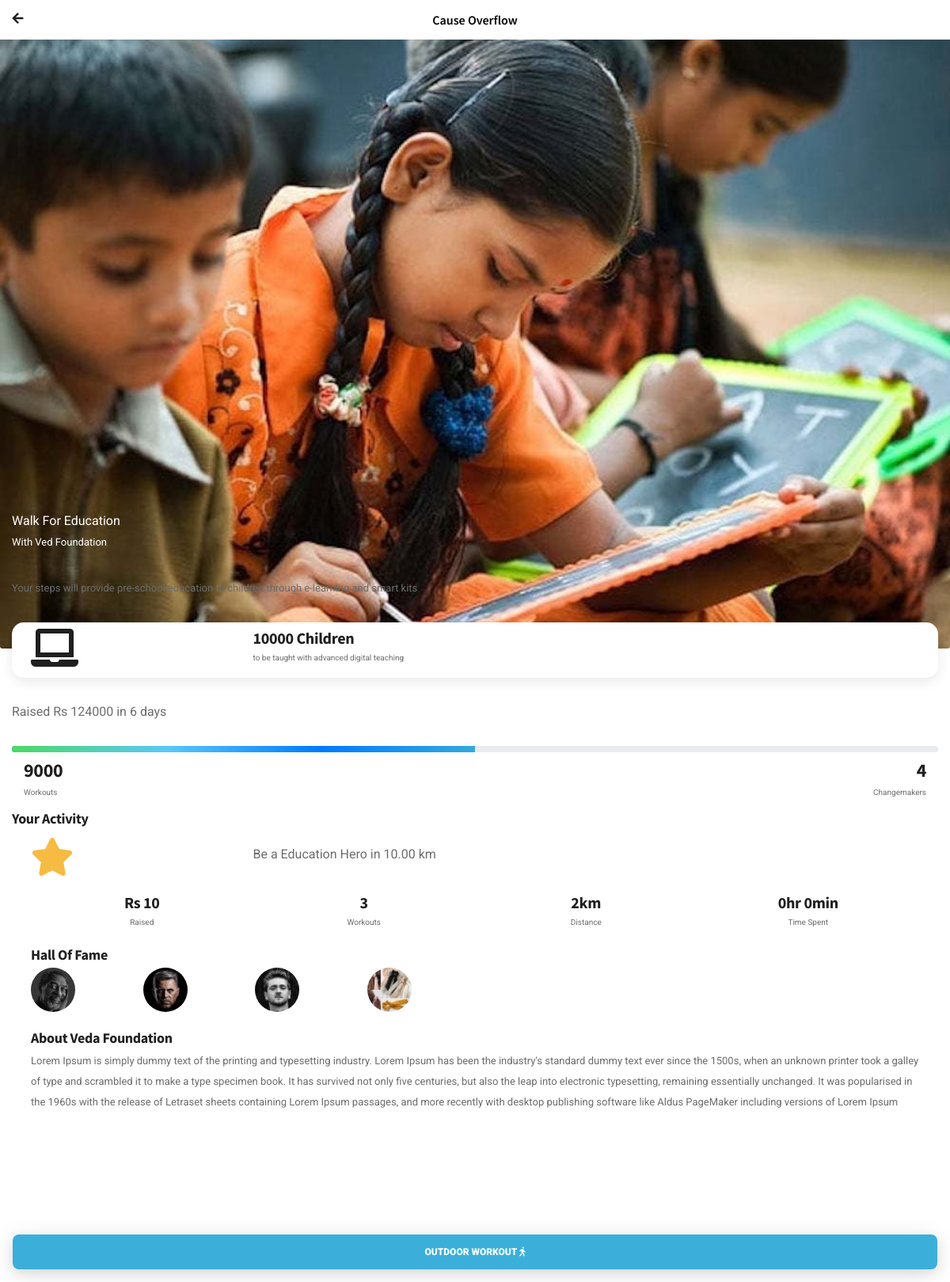
Screenshot of /cause?token=1 with the database file from the repository.
### tables this page shows
CREATE TABLE `ngos` (
  `id` int(11) NOT NULL,
  `name` varchar(255) NOT NULL,
  `partner` varchar(255) NOT NULL,
  `current_amount` int(11) NOT NULL,
  `total_goal` int(11) NOT NULL,
  `no_of_workout` int(11) NOT NULL,
  `description` text NOT NULL,
  `about` text NOT NULL,
  `img` varchar(255) NOT NULL,
  `amount_raised` int(11) NOT NULL,
  `no_of_days` int(11) NOT NULL
);

CREATE TABLE `user` (
  `id` int(11) NOT NULL,
  `firstname` text NOT NULL,
  `lastname` text NOT NULL,
  `phone` varchar(11) NOT NULL,
  `email` text NOT NULL,
  `gender` varchar(1) NOT NULL,
  `weight` int(3) NOT NULL,
  `goals_id` int(1) NOT NULL,
  `title` text NOT NULL,
  `bio` text NOT NULL,
  `height` int(3) NOT NULL,
  `birthday` date NOT NULL,
  `pic` longblob NOT NULL,
  `current_steps` int(11) NOT NULL,
  `target_steps` int(11) NOT NULL,
  `workouts` int(11) NOT NULL,
  `todays_steps` int(11) NOT NULL,
  `total_donation_steps` int(11) NOT NULL,
  `per` int(11) NOT NULL
);

### cause.php (the view, shortened to what this page needs)
<?php
   require_once 'header.php';
    require_once 'config.php';
$t_id=$_GET['token'];
$stmt=$link->prepare("SELECT * FROM ngos WHERE id=?" );
        $stmt->bind_param('i',$t_id);
        $stmt->execute();
        $result=$stmt->get_result();
        $row=$result->fetch_array(MYSQLI_ASSOC);
   $stmt_p=$link->prepare("SELECT * FROM user WHERE id IN (select distinct user_id from ngo_count where ngo_id=?)");
        $stmt_p->bind_param('i',$t_id);
        $stmt_p->execute();
        $result_p=$stmt_p->get_result();
            if($result_p->num_rows>0){
               while($row_p = $result_p->fetch_assoc())
              {
                  $pics[]=$row_p;
              }
            }
        if($result_p->num_rows>0){
        $changemakers=count($pics);
        }
else
{
 $changemakers=0;
}
   ?>
<div class="header header-fixed header-logo-center">
   <a href="#" class="header-title">Cause Overflow</a>
   <a href="javascript:history.back()A" class="header-icon header-icon-1"><i class="fa fa-arrow-left fa-lg"></i></a>
</div>
<div class="page-content header-clear-small">
   <img src="<?= $row['img'] ?>" class="card-img">
   <div class="content">
      <div style="margin-bottom:4vh;margin-top:-12vh;color:white;">
         <span style="font-size:16px">Walk For Education</span><br>
         <span>With Ved Foundation</span>
      </div>
      <p><?= $row['description'] ?></p>
      <div class="card rounded-m shadow-l">
         <div class="container container-fluid px-4 py-2">
            <div class="row mb-0">
               <div class="w-25 text-left">
                  <h1 class=""><i class="fa fa-laptop fa-2x"></i></h1>
               </div>
               <div class="w-75">
                  <h3 class="mb-0">10000 Children</h3>
                  <p class="mb-0" style="font-size:10px">to be taught with advanced digital teaching</p>
               </div>
            </div>
         </div>
      </div>
      <p style="font-size:16px">Raised Rs <?=$row['amount_raised'];?> in <?=$row['no_of_days'];?> days</p>
      <div class="progress my-progress-2">
         <div class="progress-bar" role="progressbar" aria-valuenow="70"
            aria-valuemin="0" aria-valuemax="100" style="width:50%">
         </div>
      </div>
      <div class="container container-fluid py-2">
         <div class="row mb-0">
            <div class="w-50 text-left">
               <h1 class="mb-0"><?= $row['no_of_workout'] ?></h1>
               <p class="mb-0" style="font-size:10px">Workouts</p>
            </div>
            <div class="w-50 text-right">
               <h1 class="mb-0"><?=$changemakers; ?></h1>
               <p class="mb-0" style="font-size:10px">Changemakers</p>
            </div>
         </div>
      </div>
      <h4>Your Activity</h4>
      <div class="container container-fluid px-4 py-2">
         <div class="row mb-0">
            <div class="w-25 text-left">
               <h1 class=""><i class="fa fa-star fa-2x color-yellow1-dark"></i></h1>
            </div>
            <div class="w-75">
               <p style="font-size:16px" class="my-2">Be a Education Hero in 10.00 km</p>
            </div>
         </div>
         <div class="row mt-3 mb-0">
            <div class="w-25 text-center">
               <h3 class="mb-0">Rs 10</h3>
               <p class="mb-0" style="font-size:10px">Raised</p>
            </div>
            <div class="w-25 text-center">
               <h3 class="mb-0">3</h3>
               <p class="mb-0" style="font-size:10px">Workouts</p>
            </div>
            <div class="w-25 text-center">
               <h3 class="mb-0">2km</h3>
               <p class="mb-0" style="font-size:10px">Distance</p>
            </div>
            <div class="w-25 text-center">
               <h3 class="mb-0">0hr 0min</h3>
               <p class="mb-0" style="font-size:10px">Time Spent</p>
            </div>
         </div>
         <div class="row mt-3 mb-0">
            <h4>Hall Of Fame</h4>
            <div class="owl-carousel owl-carousel-2 owl-theme">
                  <?php
        if(isset($pics))
        {
            foreach($pics as $pic)
            {
                ?>
               <div class="item">
                  <h4><img src="<?= $pic['pic']; ?>" class="profile-img"></h4>
               </div>
                 <?php
            }
        }
        ?>
            </div>
         </div>
         <div class="row mt-3 mb-0">
            <h4>About <?= $row['partner'] ?></h4>
            <p class="mb-2"><?= $row['about']; ?></p>
         </div>
      </div>
   </div>
   <span class="p-3 bg-white d-flex fixed-bottom">
   <a href="workout" class="btn btn-m btn-center-l bg-highlight text-uppercase font-900 text-uppercase rounded-s shadow-xl w-100">OUTDOOR WORKOUT <i class="fa fa-walking"></i></a>
   </span>
</div>
<?php
   require_once 'js-links.php';
   ?>

### header.php (shortened to what this page needs)
<!DOCTYPE HTML>
<html lang="en">
<head>
<link rel="stylesheet" type="text/css" href="styles/style.css">
<link rel="stylesheet" type="text/css" href="styles/circle.css">
<link rel="stylesheet" type="text/css" href="fonts/css/fontawesome-all.min.css">
</head>
<body class="theme-light" data-background="none" data-highlight="aqua2">
<div id="page">

### js-links.php (shortened to what this page needs)
</body>

### header.php (style rules this page uses)
body { background-color:white; }
.bg-highlight { background-color: #3BAFDA!important; color: white!important; }
.my-progress-2 { height:0.5rem; }
.progress-bar { background-image: linear-gradient(to right, #4cd964, #5ac8fa, #007aff, #34aadc); height: 100%; position: relative; }
.card-img { width:100%; }
.header .header-title { font-size: 16px; }
.profile-img { border-radius:50%; height:7vh; margin-right:1vh; }

### rows the page displays
ngos: img (picture), description "Your steps will provide pre-school education to children through e-learning and smart kits", amount_raised "124000", no_of_days "6", no_of_workout "9000", partner "Veda Foundation", about "Lorem Ipsum is simply dummy text of the printing and typesetting industry. Lorem Ipsum has been the industry's standard dummy text ever since the 1500s, when an unknown printer took a galley of type and scrambled it to make a type specimen book. It has survived not only five centuries, but also the leap into electronic typesetting, remaining essentially unchanged. It was popularised in the 1960s with the release of Letraset sheets containing Lorem Ipsum passages, and more recently with desktop publishing software like Aldus PageMaker including versions of Lorem Ipsum"
user: pic (picture)
user: pic (picture)
user: pic (picture)
user: pic (picture)

### other values shown
$changemakers "4"
